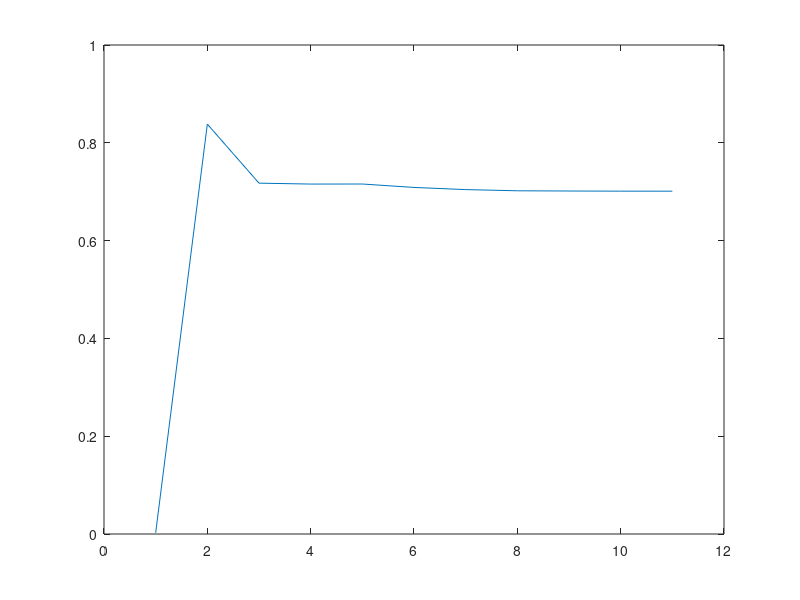

Write MATLAB code to recreate this figure.
%% Finite Differencing
% Dynamics
A = [.4];
B = [.9];
Q = [0.01];
R = [0.001];
dt = 0.001;

% Optimal Control Gain
[K_LQR,S,E] = dlqr(A,B,Q,R);

%%%%%%%%%%%%%%%%%%%%%%%%%%%%%%%%%%%%%%%%%%%%%%%%%%%%%%%
Horizon = 300; %N
rollouts = 300; %M

u = zeros(1,Horizon-1);
x = zeros(1,Horizon);
r = zeros(1,Horizon);

delta_theta = zeros(rollouts,1);
delta_J = zeros(rollouts,1);

sigma = 0.01;    % noise level 
alpha = 0.1;    % learning rate 
iter = 0;       % number of iterations

theta = 0;      % initialize theta
x(1,1) = 0.5;   % initialize initial state

u0 = theta*x(1,1);  
J = x(1,1)'*Q*x(1,1) + u0'*R*u0;   % Set the initial cost 


while iter < 10 % Change to while loop and add stopping condition
    
    iter = iter + 1; 
    expected_reward = 0; 
    
    % Every itetation compute m rollouts
    for m = 1:rollouts
        
        % Perturb the parameter in the policy 
        delta_theta(m,1) = (2*rand - 1)*sigma;  % randomn number bw [-1,1]*sigma
        theta = theta + delta_theta(m,1);  
        
        % Compute the trajectory using perturbed policy
        for k = 1:Horizon
            u(1,k) = theta*x(1,k);
            x(1,k+1) = x(1,k) + A*x(1,k)*dt + B*u(1,k)*dt; 
            
            %Compute the running cost 
            r(1,k) = x(1,k)'*Q*x(1,k) + u(1,k)'*R*u(1,k);       
        end
       
        % total reward of the current rollout
        new_J = sum(r(1,:)); 
        
        % store the difference in the reward between current rollout and 
        % reward at previous iteration
        delta_J(m,1) = new_J - J(iter);
        
        % Add to the expected reward
        expected_reward = expected_reward + sum(r(1,:));
    end
    
    % Compute the expected reward over all rollouts 
    J(1,iter+1) = expected_reward/rollouts;
    
    % Compute the gradient using the Finite Difference Method
    grad_J = (inv(delta_theta' * delta_theta)) * delta_theta' * delta_J
    
    % Update the parameter in the policy 
    theta = theta + alpha*grad_J
end




plot(1:1:length(J),J)




